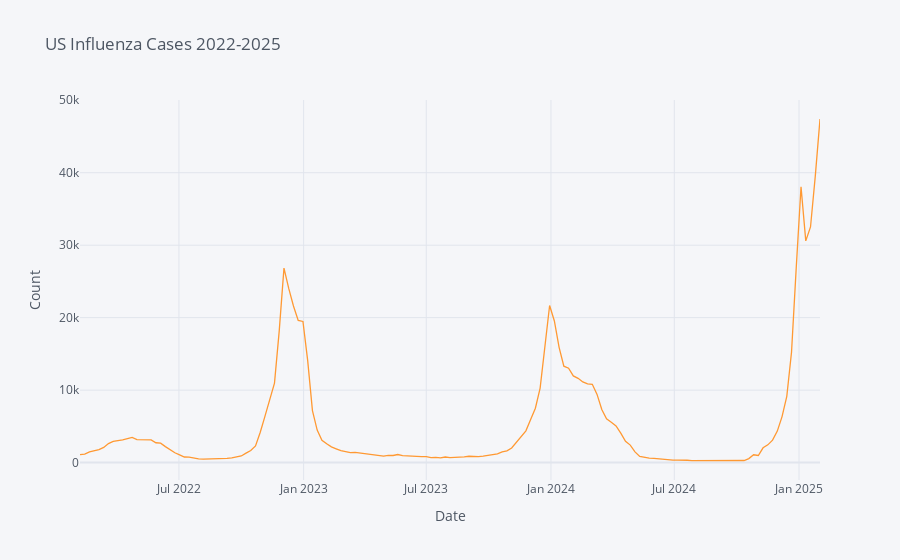

Notebook code for this chart:
### Code cell
updated_df.iplot(xTitle = "Date", yTitle = "Count", title = "US Influenza Cases 2022-2025")

### Figure 1 — Plotly figure (JSON) as saved in the notebook; plotly's stock layout.template omitted (floating-point values rounded to 4 significant figures; data arrays with more than 128 entries replaced by an {"elided": "..."} marker saying what was removed)
{"data": [{"line": {"color": "rgba(255, 153, 51, 1.0)", "dash": "solid", "shape": "linear", "width": 1.3}, "mode": "lines", "name": "value", "text": "", "type": "scatter", "x": {"elided": "157 str values"}, "y": {"elided": "157 int values"}}], "layout": {"autosize": true, "legend": {"bgcolor": "#F5F6F9", "font": {"color": "#4D5663"}}, "paper_bgcolor": "#F5F6F9", "plot_bgcolor": "#F5F6F9", "title": {"font": {"color": "#4D5663"}, "text": "US Influenza Cases 2022-2025"}, "xaxis": {"autorange": true, "gridcolor": "#E1E5ED", "range": ["2022-02-05", "2025-02-01"], "showgrid": true, "tickfont": {"color": "#4D5663"}, "title": {"font": {"color": "#4D5663"}, "text": "Date"}, "type": "date", "zerolinecolor": "#E1E5ED"}, "yaxis": {"autorange": true, "gridcolor": "#E1E5ED", "range": [-2399.0, 50040.0], "showgrid": true, "tickfont": {"color": "#4D5663"}, "title": {"font": {"color": "#4D5663"}, "text": "Count"}, "type": "linear", "zerolinecolor": "#E1E5ED"}}}
